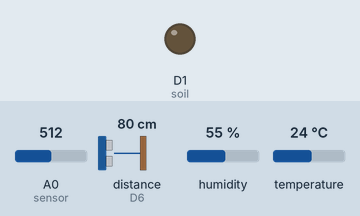
Simulated run of this sketch. Board: ESP8266 (NodeMCU). Shown: output pins drawn as LEDs (lit = HIGH). The inputs (shaded band) are chosen by the test bench; at power-on: A0 (sensor) = 512, distance to the obstacle (sensor on D6) 80 cm, humidity 55 %, temperature 24 °C. The echo pulse lasts 58.3 µs per cm; WiFi joins after 1.5 s; servers stay silent unless stated; uploads are accepted with an empty reply; pins used as bus, display or sensor lines are not drawn; what the sketch prints to the serial monitor is not drawn.

Above: at 4.1 s.
At 5.45 s:
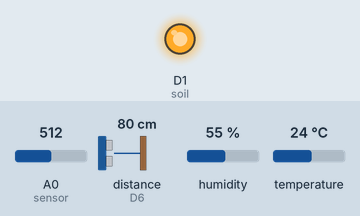
Timing chart, 0 to 9.7 s (numbered marks = the images above):
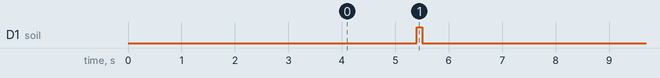

Measured:
- by itself, D1 (soil): alternates HIGH for 0.10 s and LOW for 5.1 s

The sketch:

smart-watering-plant.ino
```cpp
//=======================================================PASTE FROM BLYNK APP========================================================================
#define BLYNK_TEMPLATE_ID "TMPL6Oh3bbEKX"
#define BLYNK_TEMPLATE_NAME "Plant Watering System"
#define BLYNK_AUTH_TOKEN "tbKTdpj-jhE6-aanwyBCj7U-Q2LR2YNc"
//===================================================END OF PASTE FROM BLYNK APP=====================================================================
#define BLYNK_PRINT Serial
//==============================================ALL LIBRARIES FOR WIFI & BLYNK CONNECTION============================================================
#include <ESP8266WiFi.h>
#include <WiFiClientSecure.h>
#include <BlynkSimpleEsp8266.h>
//==============================================================END PART=============================================================================
//========================================================ALL SENSOR PIN PART========================================================================
#include "DHT.h"
#define DHTTYPE DHT11             //--> Defines the type of DHT sensor used (DHT11, DHT21, or DHT22).
#define DHTPIN D3                 // TEMPERATURE & HUMIDITY PART
#define soil D1                   // SOIL SENSOR PART
#define sensor A0                 // SOIL SENSOR OUTPUT PART
#define trig D5                   // ULTRASOUND_TRIGGER PART
#define echo D6                   // ULTRASOUND_ECHO PART
#define relay D4
//==============================================================END PART=============================================================================
//==========================================================VARIABLE PIN PART========================================================================
const int dry_condition = 600;    // value for dry sensor from calibration
const int wet_condition = 280;    // value for wet sensor from calibration
int readSoil;
int MapSoilSensor;

DHT dht(DHTPIN, DHTTYPE);         // Initialize DHT sensor, DHT dht(Pin_used, Type_of_DHT_Sensor)
//==============================================================END PART=============================================================================
//========================================================WIFI CONNECTION PART=======================================================================
char auth[] = BLYNK_AUTH_TOKEN;   //Enter your Auth token
//SSID and Password of WiFi router.

//phone
//char ssid[] = "Rn135";          // WIFI name
//char pass[] = "IoTprj01";       //WIFI password

//router
char ssid[] = "HomeNet_2.4G";     // WIFI name
char pass[] = "88888888";         // WIFI password


//Host & httpsPort
const char* host = "script.google.com";
const int httpsPort = 443;

WiFiClientSecure client;          // Create a WiFiClientSecure object.

//spreadsheet script ID
String GAS_ID = "AKfycbzaOrwnXOo8Ox6QgdH_EaQoGZjkW2RLSDJsjhK4VkKIVaTtSMzV1GdNJjmxUAtU8uKQ";
//==============================================================END PART=============================================================================
//============================================================VOID SETUP=============================================================================
void setup() {
  // put your setup code here, to run once:
  Serial.begin(9600);
  delay(500);
  pinMode(soil,OUTPUT);
  pinMode(sensor,INPUT);
  pinMode(trig, OUTPUT);
  pinMode(echo, INPUT);
  dht.begin();                     //Start reading DHT11 sensors
  delay(500);

  WiFi.begin(ssid, pass);          //Connect to your WiFi router
  Serial.println("");

  //Wait for connection
  Serial.print("Connecting");
  while (WiFi.status() != WL_CONNECTED) {
    Serial.print(".");
  }
  //----------------------------------------
  Serial.println("");
  Serial.print("Successfully connected to : ");
  Serial.println(ssid);
  Serial.print("IP address: ");
  Serial.println(WiFi.localIP());
  Serial.println();

  Blynk.begin(auth, ssid, pass);
  client.setInsecure();
}
//==============================================================END PART=============================================================================
//============================================================VOID LOOP==============================================================================
void loop() {
  Blynk.run();
  Serial.println("\n8266 awake. Begin checking..");
//===================================================TEMPERATURE & HUMIDITY PART=====================================================================
  // Read temperature and humidity data from the sensor
  float temperature = dht.readTemperature(); // Read temperature in Celsius
  float humidity = dht.readHumidity();       // Read humidity as a percentage
  delay(2000); // Delay for 2 seconds before taking the next reading
  // Check if any reads failed and exit early (to try again).
  if (isnan(temperature) && isnan(humidity)) {
    Serial.println("Failed to read from DHT sensor !");
    delay(500);
    return;
  }
  //print message to serial
  String PrintTemperature = "Temperature : " + String(temperature) + " °C \n";
  String PrintHumidity = "Humidity : " + String(humidity) + " % \n";
//================================================END OF TEMPERATURE & HUMIDITY PART=================================================================
  delay(500);
//========================================================SOIL MOISTURE PART=========================================================================
  digitalWrite(soil, HIGH);
  delay(100);
  readSoil = analogRead(sensor);
  digitalWrite(soil, LOW);
  delay(100);
  MapSoilSensor=map(readSoil, wet_condition, dry_condition, 100, 0);
  //print message to serial
  String PrintSoilMoistureCapture = "Soil value : " + String(readSoil) + "\n";
  String PrintSoilMoistureCapturePercentage = "Soil moisture percentage : " + String(MapSoilSensor) + " % \n";
//=====================================================END OF SOIL MOISTURE PART=====================================================================
delay(500);
//==========================================================WATER LEVEL PART=========================================================================
  digitalWrite(trig, LOW);
  delayMicroseconds(2);
  digitalWrite(trig, HIGH);
  delayMicroseconds(10);
  digitalWrite(trig, LOW);
  long t = pulseIn(echo, HIGH);
  long cm = t / 29 / 2;
  int depth = 17;

  Serial.println(cm);
  long level= depth-cm;
  if (level<0)
  level=0;
  level = map(level,0,depth-3,0,100);
  //print message to serial
  String PrintWaterLevel = "Water Percentage : " + String(level) + " % \n";
//======================================================END OF WATER LEVEL PART======================================================================
delay(500);
//=======================================================CAPTURE ALL DATA PART=======================================================================
  Serial.println(PrintSoilMoistureCapture);
  Serial.println(PrintTemperature);
  Serial.println(PrintHumidity);
  Serial.println(PrintWaterLevel);

  Blynk.virtualWrite(V0, MapSoilSensor);
  Blynk.virtualWrite(V2, temperature);
  Blynk.virtualWrite(V3 , humidity);
  Blynk.virtualWrite(V4, level);
//====================================================END OF CAPTURE ALL DATA PART===================================================================

//=====================================================CONNECT TO GOOGLE HOST PART===================================================================
  Serial.println("==========");
  Serial.print("connecting to ");
  Serial.println(host);


  if (!client.connect(host, httpsPort)) {
    Serial.println("connection failed");
    return;
  }
//==================================================END OF CONNECT TO GOOGLE HOST PART===============================================================

//============================================PROCESSING DATA AND SENDING DATA TO GOOGLE SHEET PART==================================================
  String string_temperature =  String(temperature);
  // String string_temperature =  String(tem, DEC);
  String string_humidity =  String(humidity);
  String string_soil =String(MapSoilSensor);
  String string_water =String(level);
  //	Water_Level		Humidity
  String url = "/macros/s/" + GAS_ID + "/exec?Soil_Sensor="+string_soil+"&Water_Level="+string_water+"&Temperature="+string_temperature+"&Humidity="+string_humidity;
  Serial.print("requesting URL: ");
  Serial.println(url);

  client.print(String("GET ") + url + " HTTP/1.1\r\n" +
         "Host: " + host + "\r\n" +
         "User-Agent: BuildFailureDetectorESP8266\r\n" +
         "Connection: close\r\n\r\n");

  Serial.println("request sent");
  //----------------------------------------

  //----------------------------------------Checking whether the data was sent successfully or not
  while (client.connected()) {
    String line = client.readStringUntil('\n');
    if (line == "\r") {
      Serial.println("headers received");
      break;
    }
  }
  String line = client.readStringUntil('\n');
  if (line.startsWith("{\"state\":\"success\"")) {
    Serial.println("esp8266/Arduino CI successfull!");
  } else {
    Serial.println("esp8266/Arduino CI has failed");
  }
  Serial.print("reply was : ");
  Serial.println(line);
  Serial.println("closing connection");
  Serial.println("==========");
  Serial.println();
//========================================END OF PROCESSING DATA AND SENDING DATA TO GOOGLE SHEET PART===============================================
}
//==============================================================END PART=============================================================================
```
